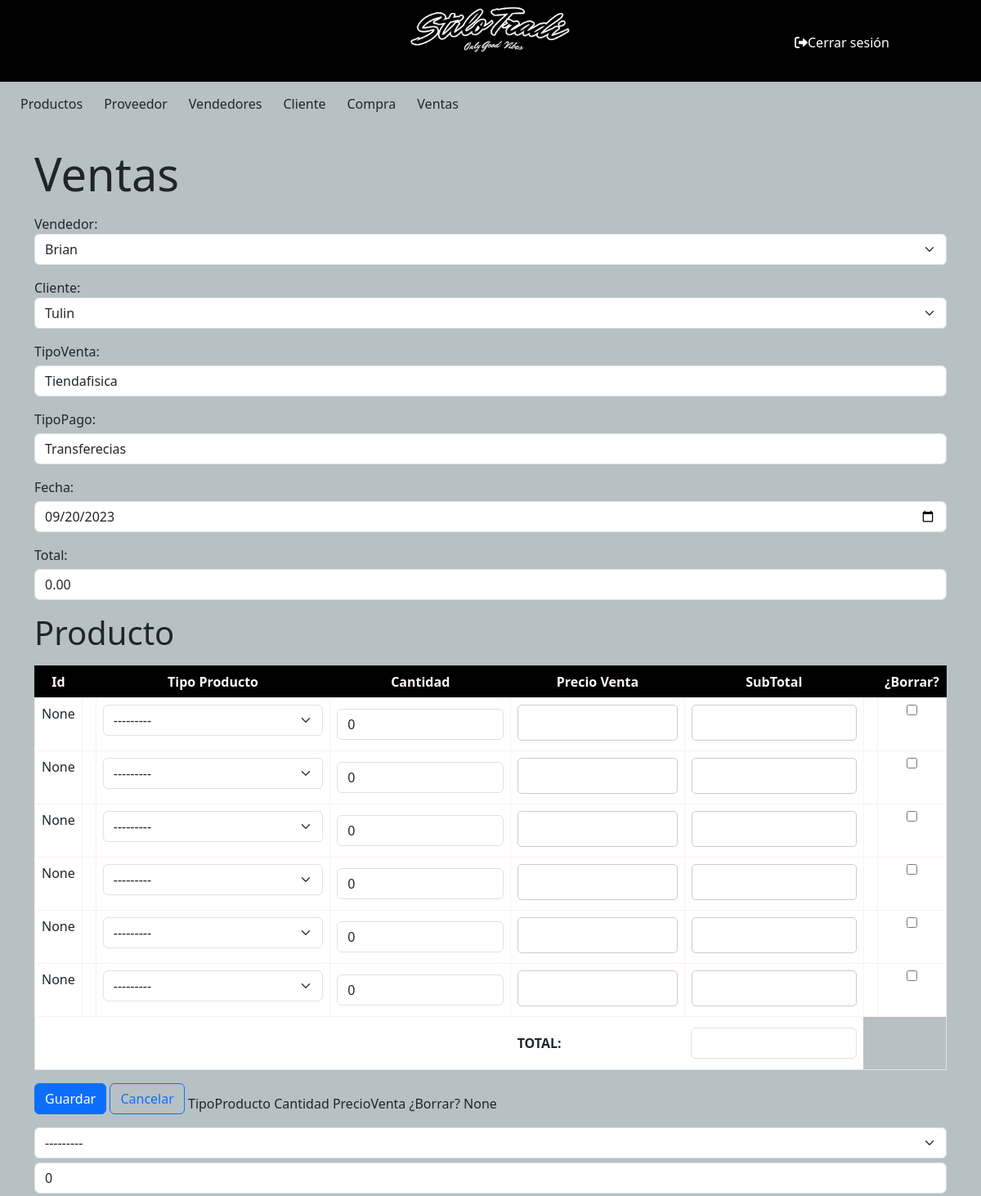
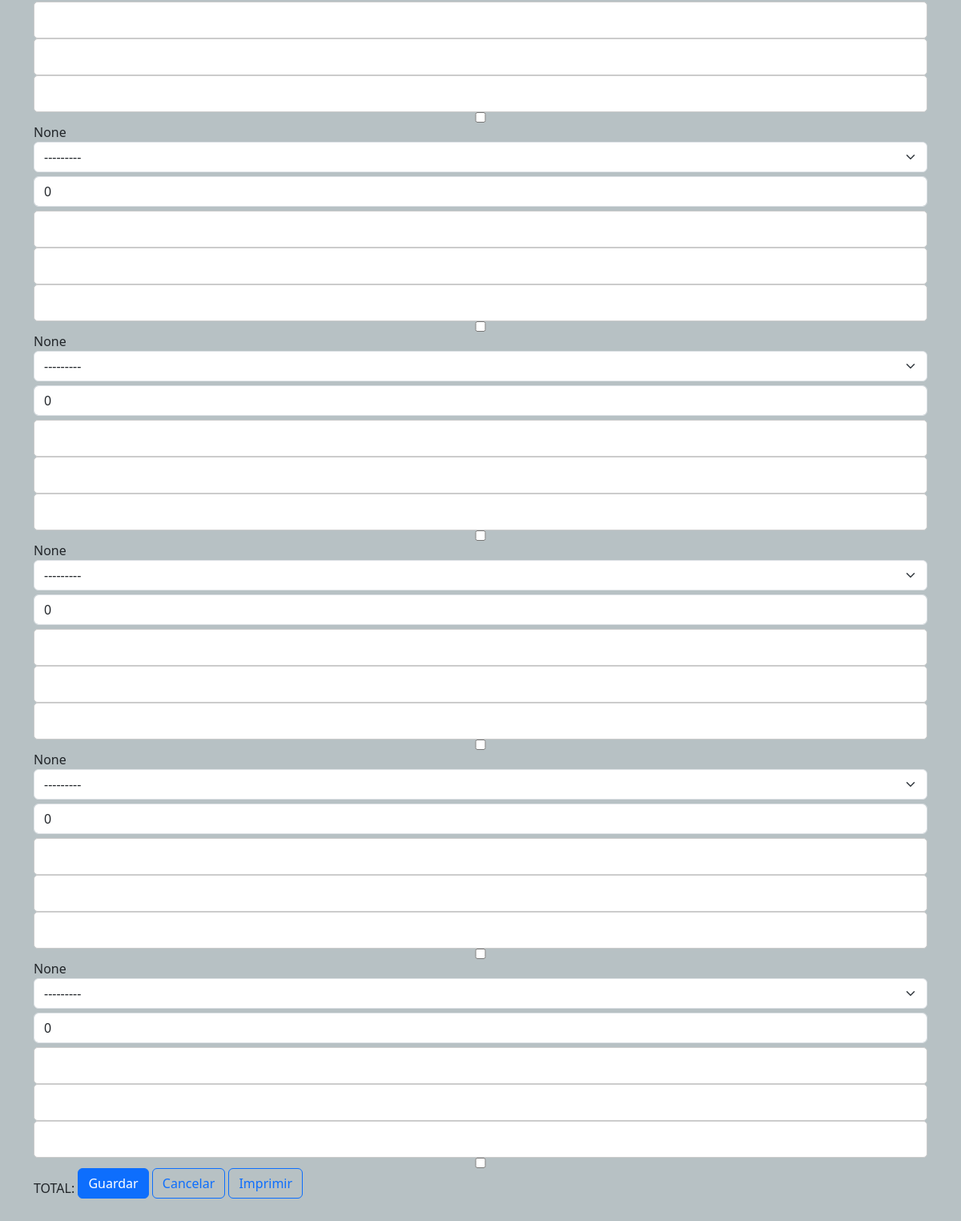
The app's page /ventas/VentasModif/18/ with its own data (2 pictures, top to bottom).
### miAplicacion/models.py (models this page shows)
class Ventas(models.Model):
    Vendedor = models.ForeignKey(Vendedores, on_delete=models.CASCADE)
    Cliente = models.ForeignKey(Cliente, on_delete=models.CASCADE)
    TipoVenta = models.CharField (max_length=50)
    TipoPago = models.CharField (max_length=50)
    Fecha = models.DateField ()
    Total = models.DecimalField (max_digits=10, decimal_places=2, default=0.00)

### miAplicacion/views.py (the view, shortened to what this page needs)
# urls.py: path('ventas/VentasModif/<int:pk>/', views.VentasModif.as_view(), name='VentasModif'),
class VentasModif(UpdateView):
    model = Ventas
    form_class = VentasForm
    template_name = 'VentaProd.html'
    success_url = reverse_lazy('ventasLista')
    def get_context_data(self, **kwargs):
        context = super().get_context_data(**kwargs)
        formset = self.get_VentaProdFormset(data=self.request.POST if self.request.method == 'POST' else None, instance=self.object)
        context['formset'] = formset
        context['form'] = self.get_form()
        producto_id = self.request.POST.get('Producto', None)
        if producto_id:
            producto = Producto.objects.get(pk=producto_id)
            precio_venta = producto.PrecioVenta
            context['precio_venta'] = precio_venta
        return context
    def get_VentaProdFormset(self, data=None, instance=None):
        formset = inlineformset_factory(Ventas, VentaProd, form=VentaProdForm, extra=5, can_delete=True, min_num=1, fields=('Ventas','Producto', 'Cantidad', 'PrecioVenta', 'SubTotal'))(data, instance=instance)
        if instance and instance.pk:
            for form in formset.forms:
                if form.instance.pk:
                    producto_id = form.instance.Producto.pk
                    producto = Producto.objects.get(pk=producto_id)
                    form.initial['PrecioVenta'] = producto.PrecioVenta
        return formset

### miAplicacion/forms.py
class VentasForm(forms.ModelForm):
    class Meta:
        model = Ventas
        fields = '__all__'
        widgets = {
            'Vendedor':forms.Select(attrs={'class': 'form-select'}),
            'Cliente': forms.Select(attrs={'class': 'form-select'}),
            'TipoVenta': forms.TextInput(attrs={'class': 'form-control'}),
            'TipoPago': forms.TextInput(attrs={'class': 'form-control'}),
            'Fecha': forms.DateInput(attrs={'class': 'form-control', 'type': 'date'}),
            'Total': forms.NumberInput(attrs={'class': 'form-control', 'readonly': 'readonly'})
        }

### miAplicacion/models.py (called while the page is built)
    def __str__(self) -> str:
        return f'{self.TipoProducto} - {self.Descripcion} - {self.Talle}'

    def __str__(self) -> str:
        return self.Nombre

    def __str__(self) -> str:
        return self.Nombre

### miProyecto/templates/VentaProd.html (shortened to what this page needs)
{% include 'base.html' %}
{% block content %}
{% load bootstrap5 %}
{% load static %}
<head>
</head>
<body>
    <div class="container">
        <h3 class="display-4 my-3">Ventas </h3>
        <form method="post" id="ventas_form" enctype="multipart/form-data">
        <form method="post" enctype="multipart/form-data">
            {{ form.as_p }}
            <h6 class="display-6 my-3">Producto</h6>
            <table class="table table-striped table-hover">
                <thead class="bg-dark text-light">
                    <th>Id</th>
                    <th></th>
                    <th>Tipo Producto</th>
                    <th>Cantidad</th>
                    <th>Precio Venta</th>
                    <th>SubTotal</th>
                    <th></th>
                    <th>¿Borrar?</th>
                </thead>
                <tbody>
                    {% for form in formset %}
                        <td>{{ form.id.value }}</td>
                        {% for field in form %}
                        {% if not field.name == 'Total' %}
                        <td>{{ field }}</td>
                        {% endif %}
                        {% endfor %}
                </tbody>
                {% endfor %}
                <tfoot class="bg-dark text-light">
                    <tr>
                        <th colspan="4"></th>
                        <th>TOTAL:</th>
                        <th><input type="text" id="tabla_Total" class="form-control" readonly></th>
                    </tr>
                </tfoot>
        </table>
        <button id="guardar_venta" class="btn btn-primary mb-3" type="submit">Guardar</button>
        <a class="btn btn-outline-primary mb-3" href="/ventas/VentasLista">Cancelar</a>
                    <th>TipoProducto</th>
                    <th>Cantidad</th>
                    <th>PrecioVenta</th>
                    <th>¿Borrar?</th>
                <tbody>
                {% for form in formset %}
                <tr>
                    <td>{{ form.id.value }}</td>
                    {% for field in form %}
                        <td>{{ field }}</td>
                    {% endfor %}
                </tr>
                {% endfor %}
                <th></th><th></th><th>TOTAL: </th>
        <button class="btn btn-primary mb-3" type="submit">Guardar</button>
        <a class="btn btn-outline-primary mb-3" href="{% url 'ventas' %}">Cancelar</a>
        {% if ventas.id %}
            <a class="btn btn-outline-primary mb-3" href="{% url 'ventasPDF' ventas_pk=ventas.id %}">Imprimir</a>
        {% else %}
            <button disabled>Imprimir</button>
        {% endif %}
    </form>
</div>
</body>
{% endblock %}

### miProyecto/static/estilos.css (style rules this page uses)
.form-control { width: 100%; margin: 5px 0; padding: 10px; border: 1px solid #ccc; border-radius: 5px; }
input, select, textarea { width: 100%; margin: 5px 0; padding: 10px; border: 1px solid #ccc; border-radius: 5px; }
.table thead th { border: 1px solid #000000; padding: 8px; text-align: center; background-color: #000000; color: #fff9f9; vertical-align: bottom; }
.table tbody td { border: 1px solid #ffefef; padding: 8px; }
.table { width: 100%; border-collapse: collapse; border: 1px solid #dee2e6; border-radius: 15px; }
.container { position: relative; margin-bottom: 25px; }

### miProyecto/templates/base.html (style rules this page uses)
body { background-color: rgb(183, 193, 196); }

### records on screen
Ventas: Vendedor "Brian", Cliente "Tulin", TipoVenta "Tiendafisica", TipoPago "Transferecias", Fecha "09/20/2023", Total "0.00"
